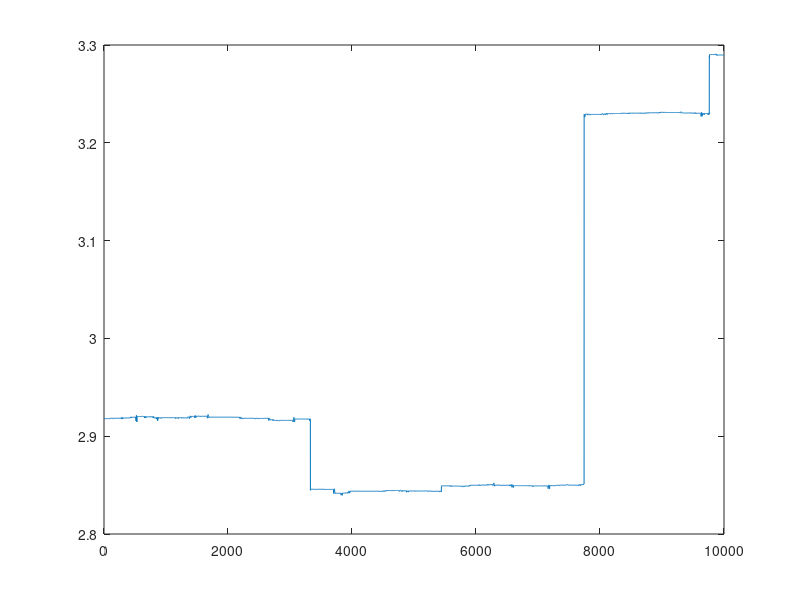

This figure's MATLAB source:
%% Molecular Dynamics Simulator
% Seoyun Soy Lee

% 3/26/15
% trying to do the calculations in a nested for loop
% Adding all forces possible for overlaps
% very slow

%% Experimental Parameters
N = 6; % number of rods
R = 1; % radius of circles/distance away from line
Dnm = 2*R; % diameter
L = 4; % length of center line
K = 10; % spring constant
M = 3; % mass of particles
I=M*(L/2)^2; % moment of inertia

Lx=10*2;  % size of box
Ly=10*2;  
%% Initial Conditions
[x, y]=ndgrid(L/2+R:L+Dnm:Lx-L/2-R,L/2+R:L+Dnm:Lx-L/2-R);  
[~, ii]=sort(rand(1,numel(x)));
x=x(ii(1:N)); % random center x
y=y(ii(1:N)); % random center y
theta=2*pi*rand(1,N); % random angle
vx=randn(1,N)/3;
vy=randn(1,N)/3;
w=zeros(1,N); % beginning angular velocity

ax_old=0*x;
ay_old=0*y;
alpha_old=0*x;

%% Simulation Parameters
dt=0.25e-1;
Nt = 10000;
%% Save Energy
total=zeros(1,Nt);
PEs=zeros(1,Nt);
KEs=zeros(1,Nt);
KRs=zeros(1,Nt);
PEws=zeros(1,Nt);

%% Display Parameters
plotit=true;
Nplotskip=50;

%% Setup Plotting
clf;
h=zeros(1,2*N);
hl=zeros(1,2*N);
for np=1:N
  h(np)=rectangle('Position',[x(np)+cos(theta(np))*L/2-R y(np)+sin(theta(np))*L/2-R 2*R 2*R],'Curvature',[1 1],'edgecolor','b');
  h(np+N)=rectangle('Position',[x(np)-cos(theta(np))*L/2-R y(np)-sin(theta(np))*L/2-R 2*R 2*R],'Curvature',[1 1],'edgecolor','b');
  hl(np)=line([x(np)+L/2*cos(theta(np))+R*cos(theta(np)-pi/2),x(np)-L/2*cos(theta(np))+R*cos(theta(np)-pi/2)],...
              [y(np)+L/2*sin(theta(np))+R*sin(theta(np)-pi/2),y(np)-L/2*sin(theta(np))+R*sin(theta(np)-pi/2)],'Color','b');
  hl(np+N)=line([x(np)+L/2*cos(theta(np))-R*cos(theta(np)-pi/2),x(np)-L/2*cos(theta(np))-R*cos(theta(np)-pi/2)],...
                [y(np)+L/2*sin(theta(np))-R*sin(theta(np)-pi/2),y(np)-L/2*sin(theta(np))-R*sin(theta(np)-pi/2)],'Color','b');
end
axis('equal');
axis([0 Lx 0 Ly]);

%% Main Loop

for nt=1:Nt
    
    if(rem(nt,Nplotskip)==0)
        for np=1:N
            %plot circles
            set(h(np),'Position',[x(np)+cos(theta(np))*L/2-R, y(np)+sin(theta(np))*L/2-R, 2*R, 2*R]);
            set(h(np+N),'Position',[x(np)-cos(theta(np))*L/2-R, y(np)-sin(theta(np))*L/2-R, 2*R, 2*R]);
            set(hl(np),'XData',[x(np)+L/2*cos(theta(np))+R*cos(theta(np)-pi/2),x(np)-L/2*cos(theta(np))+R*cos(theta(np)-pi/2)],...
                       'YData',[y(np)+L/2*sin(theta(np))+R*sin(theta(np)-pi/2),y(np)-L/2*sin(theta(np))+R*sin(theta(np)-pi/2)]);
            set(hl(np+N),'XData',[x(np)+L/2*cos(theta(np))-R*cos(theta(np)-pi/2),x(np)-L/2*cos(theta(np))-R*cos(theta(np)-pi/2)],...
                         'YData',[y(np)+L/2*sin(theta(np))-R*sin(theta(np)-pi/2),y(np)-L/2*sin(theta(np))-R*sin(theta(np)-pi/2)]);
        end
        drawnow;
    end

    % KE and PE calcs
    PE=0;
    
    x=x+vx*dt+ax_old.*dt.^2/2;  % first step in Verlet integration
    y=y+vy*dt+ay_old.*dt.^2/2;
    theta=theta+w*dt+alpha_old.*dt.^2/2;
    
    % Interaction detector and Force Law
    Fx=zeros(1,N);
    Fy=zeros(1,N);
    torque=zeros(1,N);
    
    x1=x+cos(theta).*L/2;
    y1=y+sin(theta).*L/2;
    x2=x-cos(theta).*L/2;
    y2=y-sin(theta).*L/2;
    
    xall=[x1,x,x2];
    yall=[y1,y,y2];
    % check to see which distance is shortest between each particle
    for nn=1:N-1
        for mm=nn+1:N
           
            % odd numbers are the end points of a rod and even numbers are
            % the rod itself
            % a is the rod corresponding to nn, b to mm
            for a=1:3
                for b=1:3
                    % we don't perform the calculation between the two
                    % lines
                    if(a==2 && b==2)
                        continue
                    elseif(a==2) % rod mm hits somewhere on nn
                        dot=(xall((b-1)*N+mm)-xall((a-1)*N+nn))*(xall(nn)-xall((a-1)*N+nn))+...
                            (yall((b-1)*N+mm)-yall((a-1)*N+nn))*(yall(nn)-yall((a-1)*N+nn));
                        proj=dot/(L/2);
                        if(proj < L/2 && proj > -L/2)
                            tx=-(-(xall((b-1)*N+mm)-xall((a-1)*N+nn))+proj*cos(theta(nn)));
                            ty=-(-(yall((b-1)*N+mm)-yall((a-1)*N+nn))+proj*sin(theta(nn)));
                            length=sqrt(tx^2+ty^2);
                            lnn=proj;
                            if(b==1)
                                lmm=L/2;
                            else
                                lmm=-L/2;
                            end
                        end
                    elseif(b==2) % rod nn hits somewhere on mm
                        dot=(xall((a-1)*N+nn)-xall((b-1)*N+mm))*(xall(mm)-xall((b-1)*N+mm))+...
                            (yall((a-1)*N+nn)-yall((b-1)*N+mm))*(yall(mm)-yall((b-1)*N+mm));
                        proj=dot/(L/2);
                        if(proj < L/2 && proj > -L/2)
                            tx=-((xall((a-1)*N+nn)-xall((b-1)*N+mm))-proj*cos(theta(mm)));
                            ty=-((yall((a-1)*N+nn)-yall((b-1)*N+mm))-proj*sin(theta(mm)));
                            length=sqrt(tx^2+ty^2);
                            lmm=proj;
                            if(a==1)
                                lnn=L/2;
                            else
                                lnn=-L/2;
                            end
                        end
                    else
                        tx=xall((b-1)*N+mm)-xall((a-1)*N+nn);
                        ty=yall((b-1)*N+mm)-yall((a-1)*N+nn);
                        length=sqrt(tx^2+ty^2);
                        if(a==1)
                            lnn=L/2;
                        else
                            lnn=-L/2;
                        end
                        
                        if(b==1)
                            lmm=L/2;
                        else
                            lmm=-L/2;
                        end  
                    end

                    if(length<2*R)
                        F=-K*(2*R/length-1);
                        Fx(nn)=Fx(nn)+F.*tx;  % particle-particle Force Law
                        Fx(mm)=Fx(mm)-F.*tx;
                        Fy(nn)=Fy(nn)+F.*ty;  % particle-particle Force Law
                        Fy(mm)=Fy(mm)-F.*ty;
                        torque(nn)=torque(nn)+F*lnn*(cos(theta(nn))*ty-sin(theta(nn))*tx); % fix the L/2 parts
                        torque(mm)=torque(mm)-F*lmm*(cos(theta(mm))*ty-sin(theta(mm))*tx);
                        PE=PE+K/2*((2*R-length)^2);
                    end
                end
            end
        end
    end
    
    PEw=0;
    
    Fx=Fx-K*(x1-R).*(x1<R);  % Left wall
    PEw=PEw+K/2*sum(((x1-R).*(x1<R)).^2);
    Fx=Fx-K*(x2-R).*(x2<R);
    PEw=PEw+K/2*sum(((x2-R).*(x2<R)).^2);
    
    Fy=Fy-K*(y1-R).*(y1<R);  % Bottom wall
    PEw=PEw+K/2*sum(((y1-R).*(y1<R)).^2);
    Fy=Fy-K*(y2-R).*(y2<R);
    PEw=PEw+K/2*sum(((y2-R).*(y2<R)).^2);
    
    Fx=Fx-K*(x1-(Lx-R)).*(x1>Lx-R);  % Right wall
    PEw=PEw+K/2*sum(((x1-(Lx-R)).*(x1>Lx-R)).^2);
    Fx=Fx-K*(x2-(Lx-R)).*(x2>Lx-R);
    PEw=PEw+K/2*sum(((x2-(Lx-R)).*(x2>Lx-R)).^2);
    
    Fy=Fy-K*(y1-(Ly-R)).*(y1>Ly-R);
    PEw=PEw+K/2*sum(((y1-(Ly-R)).*(y1>Ly-R)).^2);
    Fy=Fy-K*(y2-(Ly-R)).*(y2>Ly-R); % Top wall
    PEw=PEw+K/2*sum(((y2-(Ly-R)).*(y2>Ly-R)).^2);
    
    for i=1:N
        % Left wall
        torque(i)=torque(i)+L/2*sin(theta(i))*K*(x1(i)-R).*(x1(i)<R);
        torque(i)=torque(i)+(-L/2)*sin(theta(i))*K*(x2(i)-R).*(x2(i)<R);
        % Bottom wall
        torque(i)=torque(i)-L/2*cos(theta(i))*K*(y1(i)-R).*(y1(i)<R);
        torque(i)=torque(i)-(-L/2)*cos(theta(i))*K*(y2(i)-R).*(y2(i)<R);
        % Right wall
        torque(i)=torque(i)+L/2*sin(theta(i))*K*(x1(i)-(Lx-R)).*(x1(i)>Lx-R);
        torque(i)=torque(i)+(-L/2)*sin(theta(i))*K*(x2(i)-(Lx-R)).*(x2(i)>Lx-R);
        % Top wall
        torque(i)=torque(i)-L/2*cos(theta(i))*K*(y1(i)-(Ly-R)).*(y1(i)>(Ly-R));
        torque(i)=torque(i)-(-L/2)*cos(theta(i))*K*(y2(i)-(Ly-R)).*(y2(i)>(Ly-R));
    end
    
    ax=Fx./M;
    ay=Fy./M;
    alpha=torque./I;
    
    vx=vx+(ax_old+ax).*dt/2;  % second step in Verlet integration
    vy=vy+(ay_old+ay).*dt/2;
    w=w+(alpha_old+alpha).*dt/2;
    
    
    ax_old=ax;
    ay_old=ay;
    alpha_old=alpha;
    
     % translational KE
    KE=M/2*sum(vx.^2+vy.^2);

    % rotational KE
    KR=I/2*sum(w.^2);
    
    total(nt)=KE+KR+PE+PEw;
    KEs(nt)=KE;
    PEs(nt)=PE;
    KRs(nt)=KR;
    PEws(nt)=PEw;
end    
plot(total);